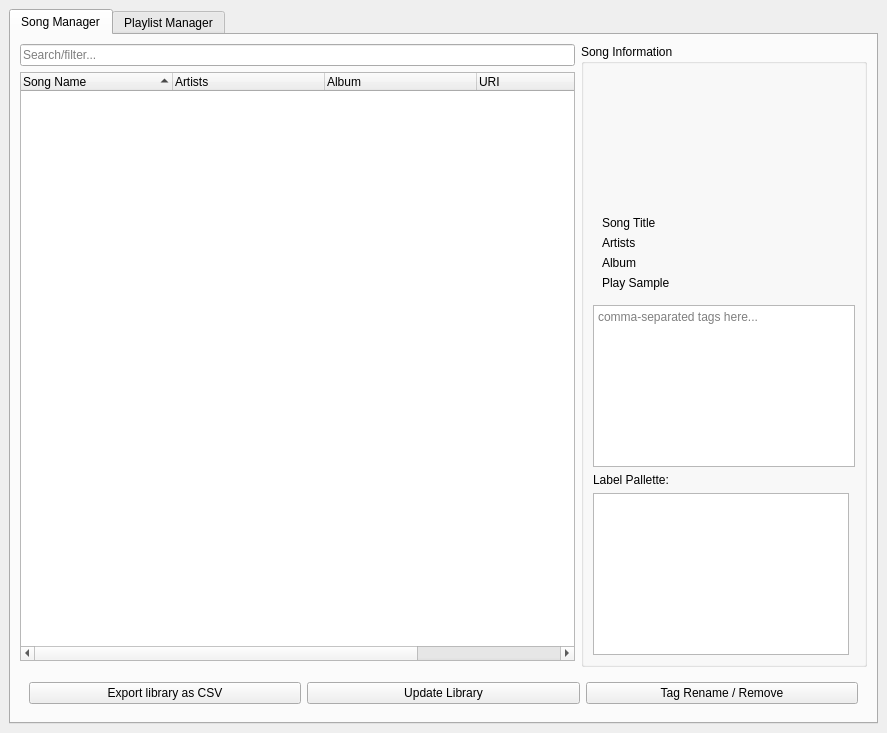
<?xml version="1.0" encoding="UTF-8"?>
<ui version="4.0">
 <class>MainWindow</class>
 <widget class="QMainWindow" name="MainWindow">
  <property name="geometry">
   <rect>
    <x>0</x>
    <y>0</y>
    <width>887</width>
    <height>733</height>
   </rect>
  </property>
  <property name="windowTitle">
   <string>MainWindow</string>
  </property>
  <widget class="QWidget" name="centralwidget">
   <layout class="QGridLayout" name="gridLayout_3">
    <item row="0" column="1">
     <widget class="QTabWidget" name="tabWidget">
      <property name="currentIndex">
       <number>0</number>
      </property>
      <widget class="QWidget" name="tab">
       <attribute name="title">
        <string>Song Manager</string>
       </attribute>
       <layout class="QGridLayout" name="gridLayout_4">
        <item row="1" column="0">
         <widget class="QTreeWidget" name="twSongs">
          <property name="sizePolicy">
           <sizepolicy hsizetype="Expanding" vsizetype="Expanding">
            <horstretch>1</horstretch>
            <verstretch>0</verstretch>
           </sizepolicy>
          </property>
          <property name="alternatingRowColors">
           <bool>true</bool>
          </property>
          <property name="rootIsDecorated">
           <bool>false</bool>
          </property>
          <property name="sortingEnabled">
           <bool>true</bool>
          </property>
          <attribute name="headerDefaultSectionSize">
           <number>152</number>
          </attribute>
          <column>
           <property name="text">
            <string>Song Name</string>
           </property>
          </column>
          <column>
           <property name="text">
            <string>Artists</string>
           </property>
          </column>
          <column>
           <property name="text">
            <string>Album</string>
           </property>
          </column>
          <column>
           <property name="text">
            <string>URI</string>
           </property>
          </column>
          <column>
           <property name="text">
            <string>Tags</string>
           </property>
          </column>
         </widget>
        </item>
        <item row="3" column="0" colspan="2">
         <widget class="QWidget" name="widget_2" native="true">
          <layout class="QGridLayout" name="gridLayout_5">
           <item row="0" column="0">
            <widget class="QPushButton" name="pbExport">
             <property name="text">
              <string>Export library as CSV</string>
             </property>
            </widget>
           </item>
           <item row="0" column="1">
            <widget class="QPushButton" name="pbUpdate">
             <property name="text">
              <string>Update Library</string>
             </property>
            </widget>
           </item>
           <item row="0" column="2">
            <widget class="QPushButton" name="pbTagRename">
             <property name="text">
              <string>Tag Rename / Remove</string>
             </property>
            </widget>
           </item>
          </layout>
         </widget>
        </item>
        <item row="0" column="0">
         <widget class="QLineEdit" name="leFilter">
          <property name="placeholderText">
           <string>Search/filter...</string>
          </property>
         </widget>
        </item>
        <item row="0" column="1" rowspan="3">
         <widget class="QGroupBox" name="groupBox">
          <property name="title">
           <string>Song Information</string>
          </property>
          <layout class="QGridLayout" name="gridLayout_2">
           <item row="2" column="0" colspan="2">
            <widget class="QPlainTextEdit" name="ptTags">
             <property name="placeholderText">
              <string>comma-separated tags here...</string>
             </property>
            </widget>
           </item>
           <item row="4" column="0">
            <widget class="QListWidget" name="lwTags"/>
           </item>
           <item row="0" column="0">
            <widget class="QWidget" name="widget" native="true">
             <layout class="QGridLayout" name="gridLayout">
              <item row="4" column="0">
               <widget class="QLabel" name="lbAlbum">
                <property name="text">
                 <string>Album</string>
                </property>
               </widget>
              </item>
              <item row="2" column="0">
               <widget class="QLabel" name="lbSong">
                <property name="sizePolicy">
                 <sizepolicy hsizetype="Expanding" vsizetype="Preferred">
                  <horstretch>0</horstretch>
                  <verstretch>0</verstretch>
                 </sizepolicy>
                </property>
                <property name="text">
                 <string>Song Title</string>
                </property>
               </widget>
              </item>
              <item row="5" column="0" colspan="2">
               <widget class="QLabel" name="lbSample">
                <property name="text">
                 <string>Play Sample</string>
                </property>
                <property name="openExternalLinks">
                 <bool>true</bool>
                </property>
                <property name="textInteractionFlags">
                 <set>Qt::LinksAccessibleByKeyboard|Qt::LinksAccessibleByMouse</set>
                </property>
               </widget>
              </item>
              <item row="3" column="0">
               <widget class="QLabel" name="lbArtist">
                <property name="text">
                 <string>Artists</string>
                </property>
               </widget>
              </item>
              <item row="0" column="0">
               <widget class="QLabel" name="albumArt">
                <property name="sizePolicy">
                 <sizepolicy hsizetype="Fixed" vsizetype="Fixed">
                  <horstretch>0</horstretch>
                  <verstretch>0</verstretch>
                 </sizepolicy>
                </property>
                <property name="minimumSize">
                 <size>
                  <width>128</width>
                  <height>128</height>
                 </size>
                </property>
                <property name="maximumSize">
                 <size>
                  <width>128</width>
                  <height>128</height>
                 </size>
                </property>
                <property name="text">
                 <string/>
                </property>
               </widget>
              </item>
             </layout>
            </widget>
           </item>
           <item row="3" column="0">
            <widget class="QLabel" name="label">
             <property name="text">
              <string>Label Pallette:</string>
             </property>
            </widget>
           </item>
          </layout>
         </widget>
        </item>
       </layout>
      </widget>
      <widget class="QWidget" name="tab_2">
       <attribute name="title">
        <string>Playlist Manager</string>
       </attribute>
      </widget>
     </widget>
    </item>
   </layout>
  </widget>
 </widget>
 <resources/>
 <connections/>
</ui>
